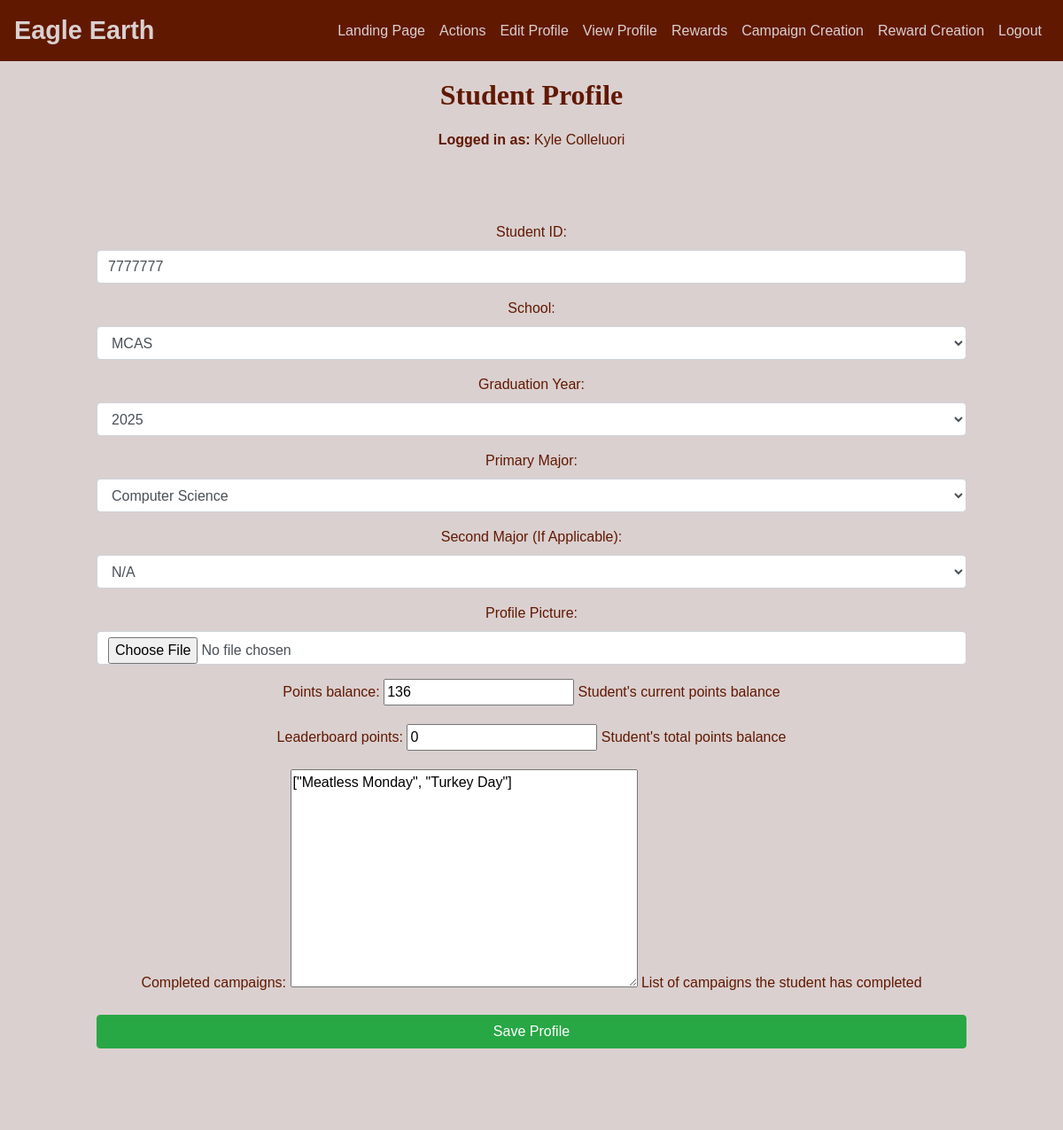
Before: /create/ (signed in) with the older database file.
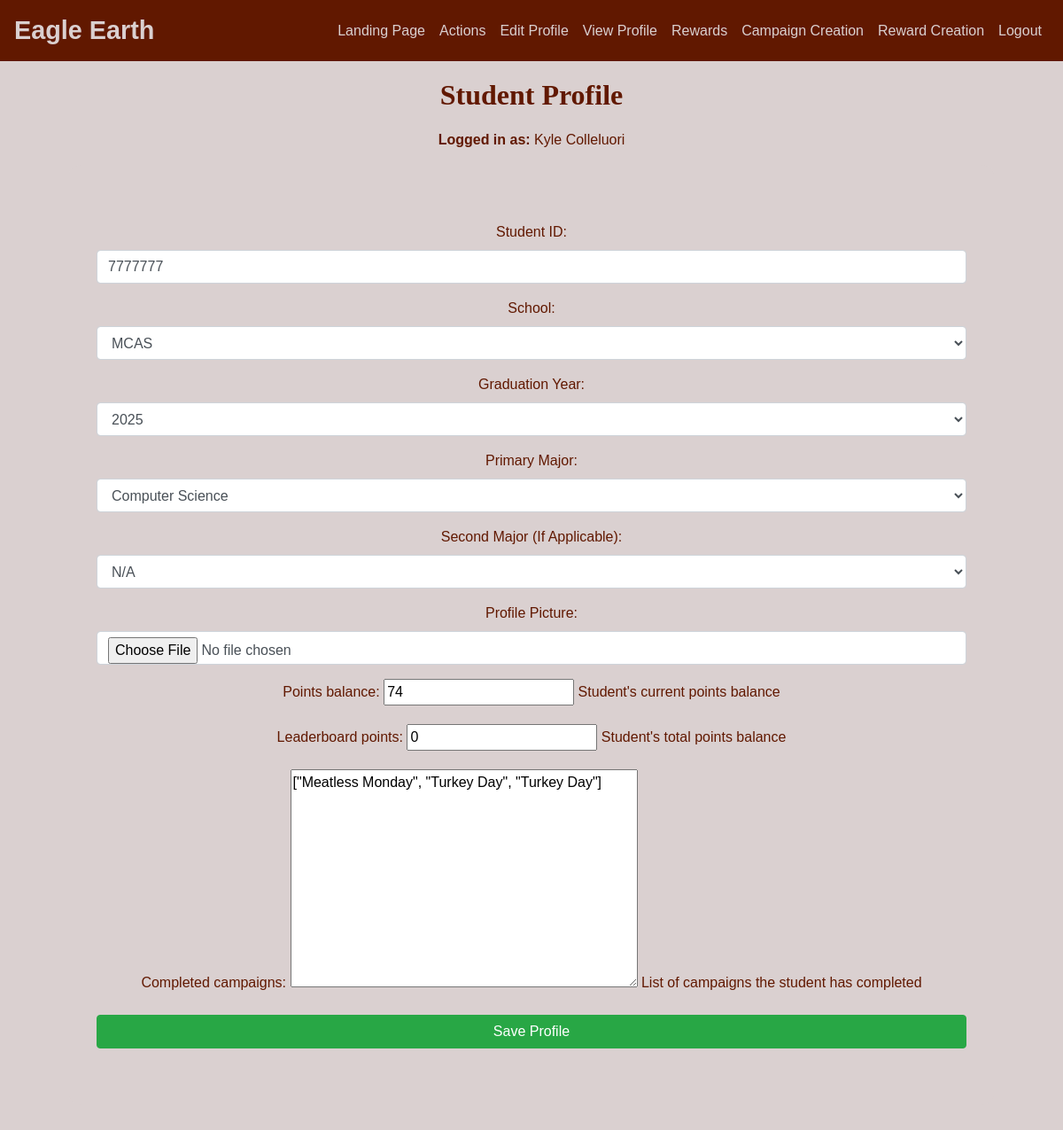
After: the same page with the newer database file.
### SWEeatz/users/models.py (models this page shows, shortened)
class Student(models.Model):
    user = models.OneToOneField(User, on_delete=models.CASCADE)
    student_id = models.IntegerField(blank = True, null = True)
    school = models.CharField(max_length=100, choices=SCHOOL_CHOICES, default='MCAS')
    graduation_year = models.CharField(max_length=4, choices=GRADUATION_YEAR_CHOICES, default='2025')
    major = models.CharField(max_length=100, choices=MAJOR_CHOICES, default='Computer Science')
    major2 = models.CharField(max_length=100, choices=MAJOR_CHOICES, default='N/A')
    profile_picture = models.ImageField(upload_to='profile_pics/', blank=True, null=True)
    points_balance = models.IntegerField(default=0, help_text="Student's current points balance", blank=True)
    leaderboard_points = models.IntegerField(default=0, help_text="Student's total points balance", blank=True)
    completed_campaigns = models.JSONField(default=list, help_text="List of campaigns the student has completed", blank=True)

### SWEeatz/users/views.py (the view)
# urls.py: path('create/', views.student_create_view, name ="student_create"),
def student_create_view(request):
    user = request.user
    student, created = Student.objects.get_or_create(user=user)  # Create or fetch the student's profile
    if request.method == 'POST':
        form = StudentForm(request.POST, request.FILES, instance=student)  # Use the existing student instance
        if form.is_valid():
            form.save()  # Save updates
            return redirect('profile')  # Redirect to the profile page (adjust this as necessary)
    else:
        form = StudentForm(instance=student)
    return render(request, 'student_form.html', {'form': form, 'full_name': user.get_full_name()})

### SWEeatz/users/templates/student_form.html (shortened to what this page needs)
{% extends "layout.html" %}
{% block content %}
<div class="jumbotron text-center">
    <h2 class="text-center"> Student Profile </h2>
    <p><strong>Logged in as:</strong> {{ full_name }}</p>
    <form method="POST" enctype="multipart/form-data"  class="jumbotron">
        {{ form.as_p }}
        <button class="btn btn-success btn-block" type="submit"> Save Profile</button>
    </form>
</div>
{% endblock %}

Changed rows visible on the page:
changed Student "MCAS": points_balance "136" → "74"; completed_campaigns "[\"Meatless Monday\", \"Turkey Day\"]" → "[\"Meatless Monday\", \"Turkey Day\", \"Turkey Day\"]"
